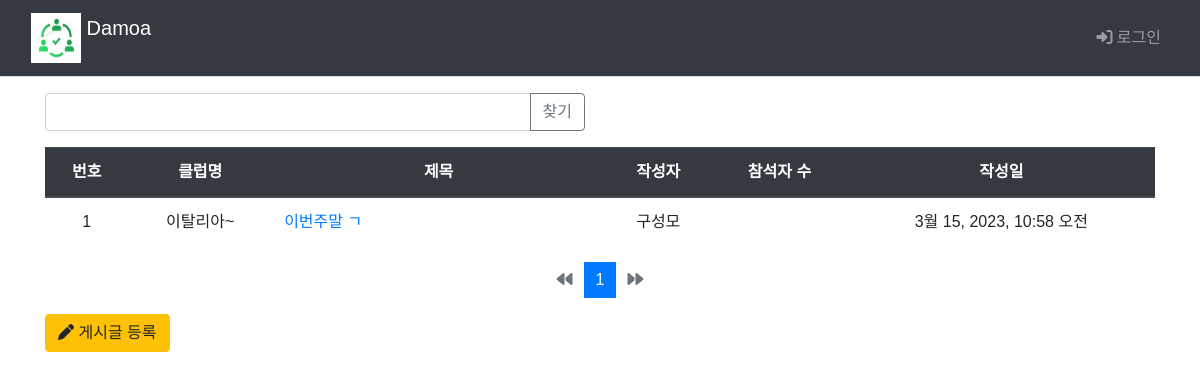
The page /main/board_list/ on the database as committed earlier.
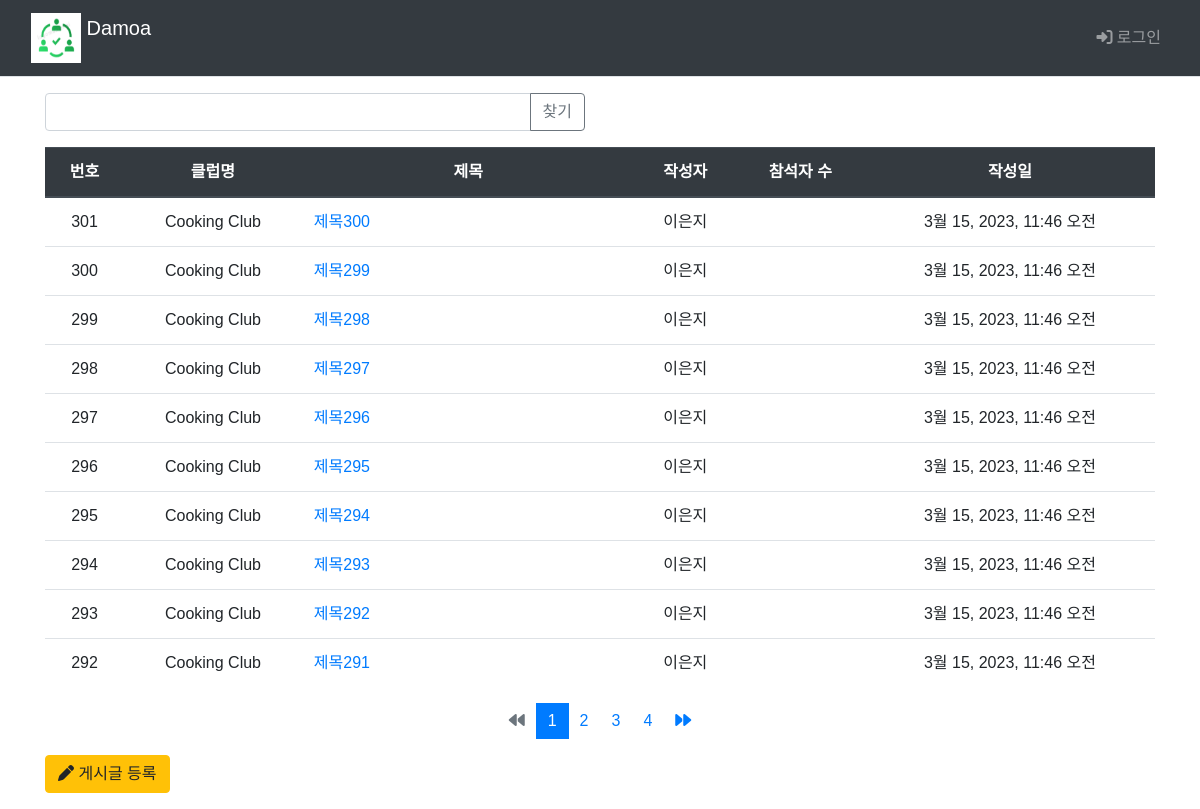
The same page on the database as committed later.
### main/models.py (models this page shows, shortened)
class Board(models.Model):
    club = models.ForeignKey(Club, on_delete=models.CASCADE)
    author = models.ForeignKey(settings.AUTH_USER_MODEL, on_delete=models.CASCADE, default=1, null=True)
    subject = models.CharField('제목', max_length = 200,
                               help_text='게시글의 제목을 한 줄로 작성하세요.')
    content = models.TextField('내용', help_text='내용을 상세히 작성하세요.')
    create_date = models.DateTimeField('생성일')
    modify_date = models.DateTimeField(null=True, blank=True)

class Club(models.Model):
    class category(models.TextChoices):
        from django.utils.translation import gettext_lazy as _
        COOK = 'CK', _('Cook')
        CULTURE = 'CT', _('Culture')
        GAME = 'GA', _('Game')
        LANGUAGE = 'LA', _('Language')
        MUSIC = 'MU', _('Music')
        OUTDOOR = 'OD', _('Outdoor')
        SPORTS = 'SP', _('Sports')
    category = models.CharField(
        max_length=10,
        choices = category.choices,
        null=True
    )
    name=models.TextField('클럽이름')
    def __str__(self):
        return self.name

### common/models.py (models this page shows)
class CustomUser(AbstractBaseUser, PermissionsMixin) :
    email = models.EmailField(blank=True, unique=True, default='')
    username = models.CharField(max_length = 15, unique=True)
    name = models.CharField(max_length=15)
    age = models.IntegerField()
    ad = models.CharField(max_length=50)
    is_active = models.BooleanField(default=True)
    is_superuser = models.BooleanField(default=True)
    is_staff = models.BooleanField(default=True)
    date_joined = models.DateTimeField(default=timezone.now)
    last_login = models.DateTimeField(blank=True, null=True)
    objects = CustomUserManager()
    USERNAME_FIELD = 'username'
    REQUIRED_FIELD = ['name']
    class Meta :
        ordering = ['-date_joined']
        verbose_name = 'User'
        verbose_name_plural = 'User'

### main/views.py (the view, shortened to what this page needs)
# urls.py: path('main/board_list/', views.board_list, name='board_list'),
def board_list(request):
    board_list=Board.objects.order_by('-id')
    page = request.GET.get('page', '1')  # 페이지
    kw = request.GET.get('kw', '')  # 검색어
    board_list = Board.objects.order_by('-create_date')
    paginator = Paginator(board_list, 10)  # 페이지당 10개
    page_obj = paginator.get_page(page)
    context = {'board_list':page_obj, 'page':page, 'kw':kw}
    return render(request, 'main/board_list.html', context)

### main/templatetags/main_filter.py (called while the page is built)
@register.filter
def sub(value, arg):
    return value - arg

### templates/main/board_list.html (shortened to what this page needs)
{% extends 'base.html' %}
{% load static %}
{% load main_filter %}
{% block content %}
  <div class="container my-3">
    <div class="row my-3">
      <div class="col-6">
          <div class="input-group">
              <input type="text" id="search_kw" class="form-control" value="{{ kw|default_if_none:'' }}">
              <div class="input-group-append">
                  <button class="btn btn-outline-secondary" type="button" id="btn_search">찾기</button>
              </div>
          </div>
      </div>
    </div>
    <table class="table ">
      <thead>
        <tr class="text-center thead-dark">
          <th>번호</th>
          <th>클럽명</th>
          <th style="width:30%">제목</th>
          <th>작성자</th>
          <th>참석자 수</th>
          <th>작성일</th>
        </tr>
      </thead>
      <tbody>
        {% if board_list %}
          {% for board in board_list %}
            <tr class="text-center">
              <td>{{ board_list.paginator.count|sub:board_list.start_index|sub:forloop.counter0|add:1 }}</td>
              <td>{{ board.club }}</td>
              <td class="text-left">
                <a href="{%url 'main:detail' board.id%}">{{board.subject}}</a>
              </td>
              <td>{{board.author.name}}</td>
              <td></td>
              <td>{{board.create_date}}</td>
            </tr>
          {% endfor %}
        {% else %}
          게시글이 없습니다.
        {% endif %}
      </tbody>
    </table>
    <ul class="pagination justify-content-center">
      {% if board_list.has_previous %}
        <li class="page-item">
          <a class="page-link" data-page="{{ board_list.previous_page_number }}" href="javascript:void(0)">
            <i class="fa-solid fa-backward"></i>
          </a>
        </li>
      {% else %}
        <li class="page-item disabled">
          <a class="page-link" tabindex="-1" aria-disabled="true" href="#">
            <i class="fa-solid fa-backward"></i>
          </a>
        </li>
      {% endif %}
      {% for page_number in board_list.paginator.page_range %}
      {% if page_number >= board_list.number|add:-3 and page_number <= board_list.number|add:3 %}
        {% if page_number == board_list.number %}
        <li class="page-item active" aria-current="page">
          <a class="page-link" data-page="{{ page_number }}" href="javascript:void(0)">
            {{ page_number }}
          </a>
        </li>
        {% else %}
        <li class="" page-item="page-item">
          <a class="page-link" data-page="{{ page_number }}" href="javascript:void(0)">
            {{ page_number }}
          </a>
        </li>
        {% endif %}
      {% endif %}
      {% endfor %}
      {% if board_list.has_next %}
        <li class="page-item">
          <a class="page-link" data-page="{{ board_list.next_page_number }}" href="javascript:void(0)">
            <i class="fa-solid fa-forward"></i>
          </a>
        </li>
      {% else %}
        <li class="page-item disabled">
          <a class="page-link" tabindex="-1" aria-disabled="true" href="#">
            <i class="fa-solid fa-forward"></i>
          </a>
        </li>
      {% endif %}
    </ul>
    <a href="{%url 'main:board_create' %}" class="btn btn-warning">
      <i class="fa-solid fa-pen"></i>
      게시글 등록
    </a>
  </div>
{% endblock %}

Rows that differ between the two databases and show on the page:
no longer on this page (row edited): Board: paginator.count|sub "1", club "이탈리아~", subject "이번주말 ㄱ", author.name "구성모", create_date "3월 15, 2023, 10:58 오전"
added Board: paginator.count|sub "301", club "Cooking Club", subject "제목300", author.name "이은지", create_date "3월 15, 2023, 11:46 오전"
added Board: paginator.count|sub "300", club "Cooking Club", subject "제목299", author.name "이은지", create_date "3월 15, 2023, 11:46 오전"
added Board: paginator.count|sub "299", club "Cooking Club", subject "제목298", author.name "이은지", create_date "3월 15, 2023, 11:46 오전"
added Board: paginator.count|sub "298", club "Cooking Club", subject "제목297", author.name "이은지", create_date "3월 15, 2023, 11:46 오전"
added Board: paginator.count|sub "297", club "Cooking Club", subject "제목296", author.name "이은지", create_date "3월 15, 2023, 11:46 오전"
added Board: paginator.count|sub "296", club "Cooking Club", subject "제목295", author.name "이은지", create_date "3월 15, 2023, 11:46 오전"
added Board: paginator.count|sub "295", club "Cooking Club", subject "제목294", author.name "이은지", create_date "3월 15, 2023, 11:46 오전"
added Board: paginator.count|sub "294", club "Cooking Club", subject "제목293", author.name "이은지", create_date "3월 15, 2023, 11:46 오전"
added Board: paginator.count|sub "293", club "Cooking Club", subject "제목292", author.name "이은지", create_date "3월 15, 2023, 11:46 오전"
added Board: paginator.count|sub "292", club "Cooking Club", subject "제목291", author.name "이은지", create_date "3월 15, 2023, 11:46 오전"
Other text that changed with them:
new list line: "2"
new list line: "3"
new list line: "4"
